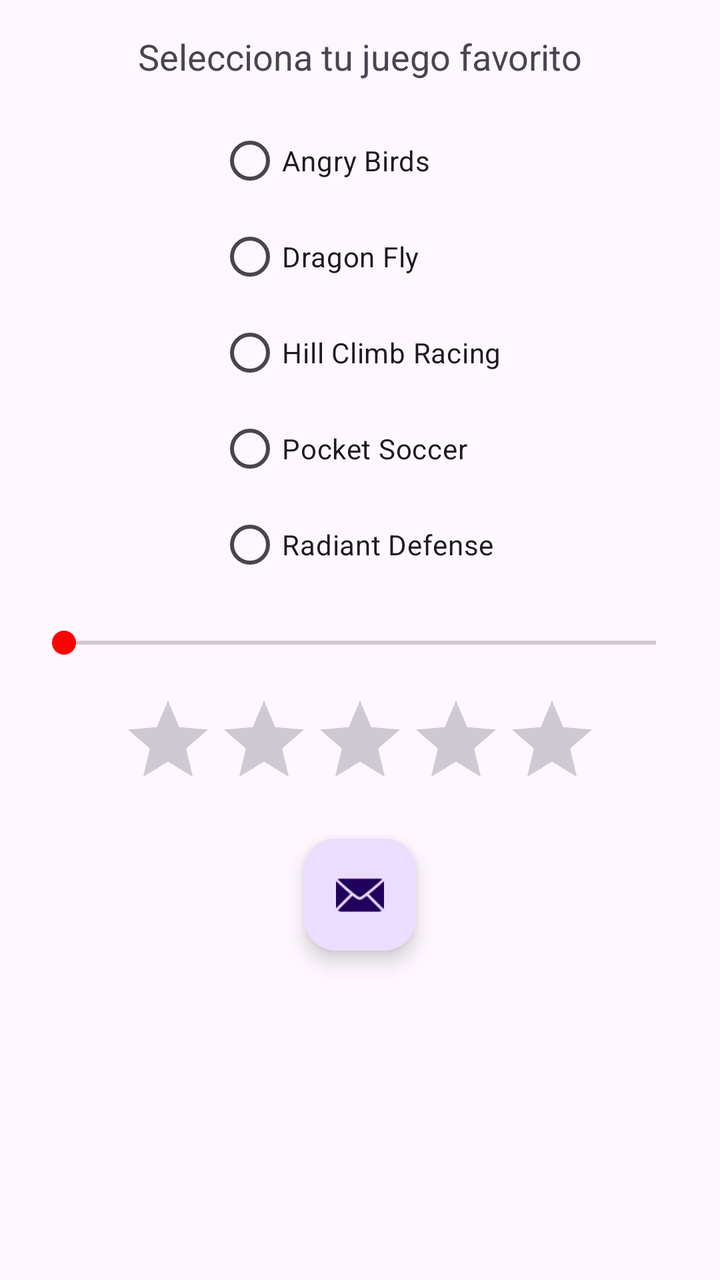
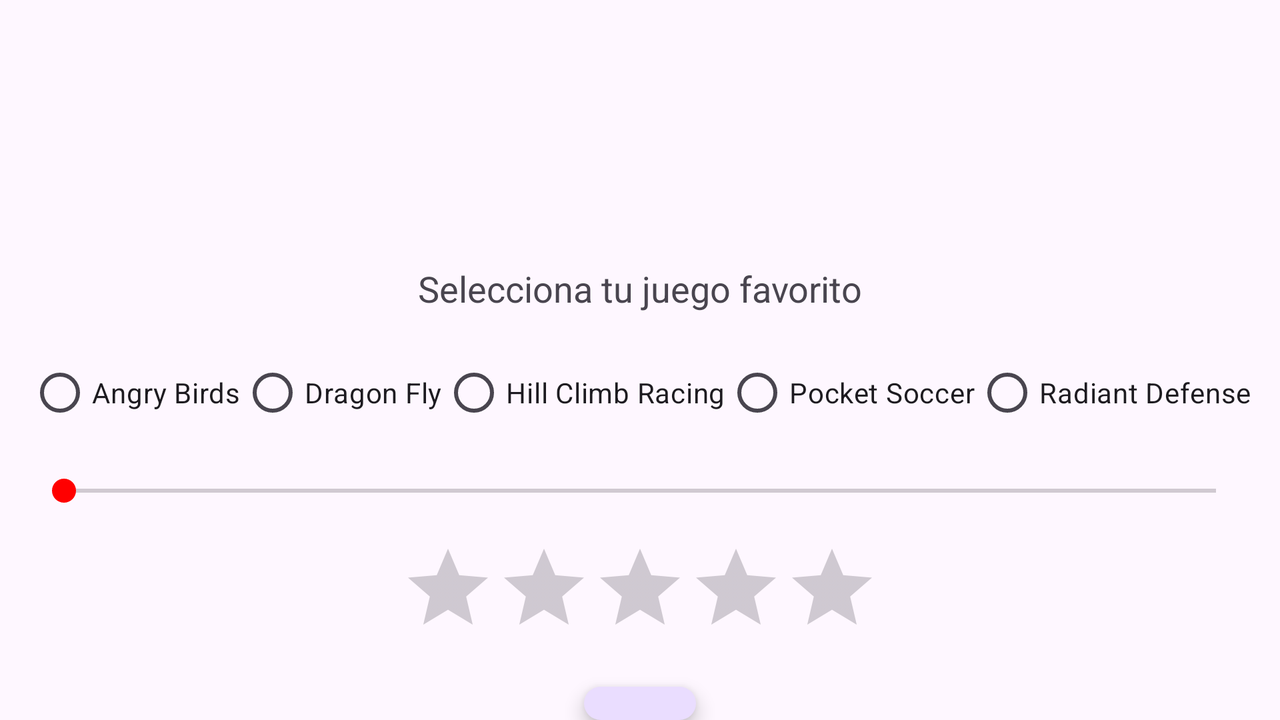

Compare how this app lays out the same screen by default and in its alternative resource folder. The renders come first, then the two layout files and the values they reference.
<!-- AndroidManifest.xml: application theme Theme.Interfacesejercicio1 -->
<!-- res/layout/preferences.xml -->
<?xml version="1.0" encoding="utf-8"?>
<RelativeLayout
    xmlns:android="http://schemas.android.com/apk/res/android"
    android:layout_width="match_parent"
    android:layout_height="match_parent">

    <TextView
        android:id="@+id/textView"
        android:layout_width="wrap_content"
        android:layout_height="wrap_content"
        android:layout_centerHorizontal="true"
        android:layout_marginTop="16dp"
        android:text="Selecciona tu juego favorito"
        android:textSize="18sp" />

    <RadioGroup
        android:id="@+id/radioGroup"
        android:layout_width="wrap_content"
        android:layout_height="wrap_content"
        android:layout_below="@id/textView"
        android:layout_centerHorizontal="true"
        android:layout_marginTop="16dp">

        <RadioButton
            android:id="@+id/radioButtonGame1"
            android:layout_width="wrap_content"
            android:layout_height="wrap_content"
            android:text="Angry Birds" />

        <RadioButton
            android:id="@+id/radioButtonGame2"
            android:layout_width="wrap_content"
            android:layout_height="wrap_content"
            android:text="Dragon Fly" />

        <RadioButton
            android:id="@+id/radioButtonGame3"
            android:layout_width="wrap_content"
            android:layout_height="wrap_content"
            android:text="Hill Climb Racing" />

        <RadioButton
            android:id="@+id/radioButtonGame4"
            android:layout_width="wrap_content"
            android:layout_height="wrap_content"
            android:text="Pocket Soccer" />

        <RadioButton
            android:id="@+id/radioButtonGame5"
            android:layout_width="wrap_content"
            android:layout_height="wrap_content"
            android:text="Radiant Defense" />
    </RadioGroup>

    <SeekBar
        android:id="@+id/seekBar"
        android:layout_width="match_parent"
        android:layout_height="wrap_content"
        android:layout_below="@id/radioGroup"
        android:layout_marginTop="16dp"
        android:layout_marginStart="16dp"
        android:layout_marginEnd="16dp" />

    <RatingBar
        android:id="@+id/ratingBar"
        android:layout_width="wrap_content"
        android:layout_height="wrap_content"
        android:layout_below="@id/seekBar"
        android:layout_centerHorizontal="true"
        android:layout_marginTop="16dp"
        android:numStars="5"
        android:stepSize="0.5" />

    <com.google.android.material.floatingactionbutton.FloatingActionButton
        android:id="@+id/fab"
        android:layout_width="wrap_content"
        android:layout_height="wrap_content"
        android:layout_below="@id/ratingBar"
        android:layout_centerHorizontal="true"
        android:layout_marginTop="16dp"
        android:src="@android:drawable/ic_dialog_email" />

</RelativeLayout>
<!-- resources referenced by this layout -->
<resources>
  <style name="Theme.Interfacesejercicio1" parent="Base.Theme.Interfacesejercicio1" />
  <style name="Base.Theme.Interfacesejercicio1" parent="Theme.Material3.DayNight">
          
          
         <item name="colorPrimary">@color/colorRed</item>
          <item name="colorPrimaryDark">@color/colorDarkRed</item>
          <item name="colorAccent">@color/colorRed</item>
  
  
      </style>
  <color name="colorRed">#FF0000</color>
  <color name="colorDarkRed">#CC0000</color>
</resources>
<!-- res/layout-land/preferences.xml (the repository's variant of the layout above) -->
<!-- drawn on the phone turned sideways -->
<?xml version="1.0" encoding="utf-8"?>
<RelativeLayout
    xmlns:android="http://schemas.android.com/apk/res/android"
    android:layout_width="match_parent"
    android:layout_height="match_parent">

    <ImageView
        android:id="@+id/imageView"
        android:layout_width="100dp"
        android:layout_height="100dp"
        android:layout_centerHorizontal="true"
        android:layout_marginTop="16dp"
        android:src="@drawable/games_angrybirds"
        android:contentDescription="Angry Birds" />

    <TextView
        android:id="@+id/textView"
        android:layout_width="wrap_content"
        android:layout_height="wrap_content"
        android:layout_centerHorizontal="true"
        android:layout_below="@id/imageView"
        android:layout_marginTop="16dp"
        android:text="Selecciona tu juego favorito"
        android:textSize="18sp" />

    <RadioGroup
        android:id="@+id/radioGroup"
        android:layout_width="wrap_content"
        android:layout_height="wrap_content"
        android:layout_centerHorizontal="true"
        android:layout_below="@id/textView"
        android:layout_marginTop="16dp"
        android:orientation="horizontal">

        <RadioButton
            android:id="@+id/radioButtonGame1"
            android:layout_width="wrap_content"
            android:layout_height="wrap_content"
            android:text="Angry Birds" />

        <RadioButton
            android:id="@+id/radioButtonGame2"
            android:layout_width="wrap_content"
            android:layout_height="wrap_content"
            android:text="Dragon Fly" />

        <RadioButton
            android:id="@+id/radioButtonGame3"
            android:layout_width="wrap_content"
            android:layout_height="wrap_content"
            android:text="Hill Climb Racing" />

        <RadioButton
            android:id="@+id/radioButtonGame4"
            android:layout_width="wrap_content"
            android:layout_height="wrap_content"
            android:text="Pocket Soccer" />

        <RadioButton
            android:id="@+id/radioButtonGame5"
            android:layout_width="wrap_content"
            android:layout_height="wrap_content"
            android:text="Radiant Defense" />
    </RadioGroup>

    <SeekBar
        android:id="@+id/seekBar"
        android:layout_width="match_parent"
        android:layout_height="wrap_content"
        android:layout_below="@id/radioGroup"
        android:layout_marginTop="16dp"
        android:layout_marginStart="16dp"
        android:layout_marginEnd="16dp" />

    <RatingBar
        android:id="@+id/ratingBar"
        android:layout_width="wrap_content"
        android:layout_height="wrap_content"
        android:layout_below="@id/seekBar"
        android:layout_centerHorizontal="true"
        android:layout_marginTop="16dp"
        android:numStars="5"
        android:stepSize="0.5" />

    <com.google.android.material.floatingactionbutton.FloatingActionButton
        android:id="@+id/fab"
        android:layout_width="wrap_content"
        android:layout_height="wrap_content"
        android:layout_below="@id/ratingBar"
        android:layout_centerHorizontal="true"
        android:layout_marginTop="16dp"
        android:src="@android:drawable/ic_dialog_email" />

</RelativeLayout>
